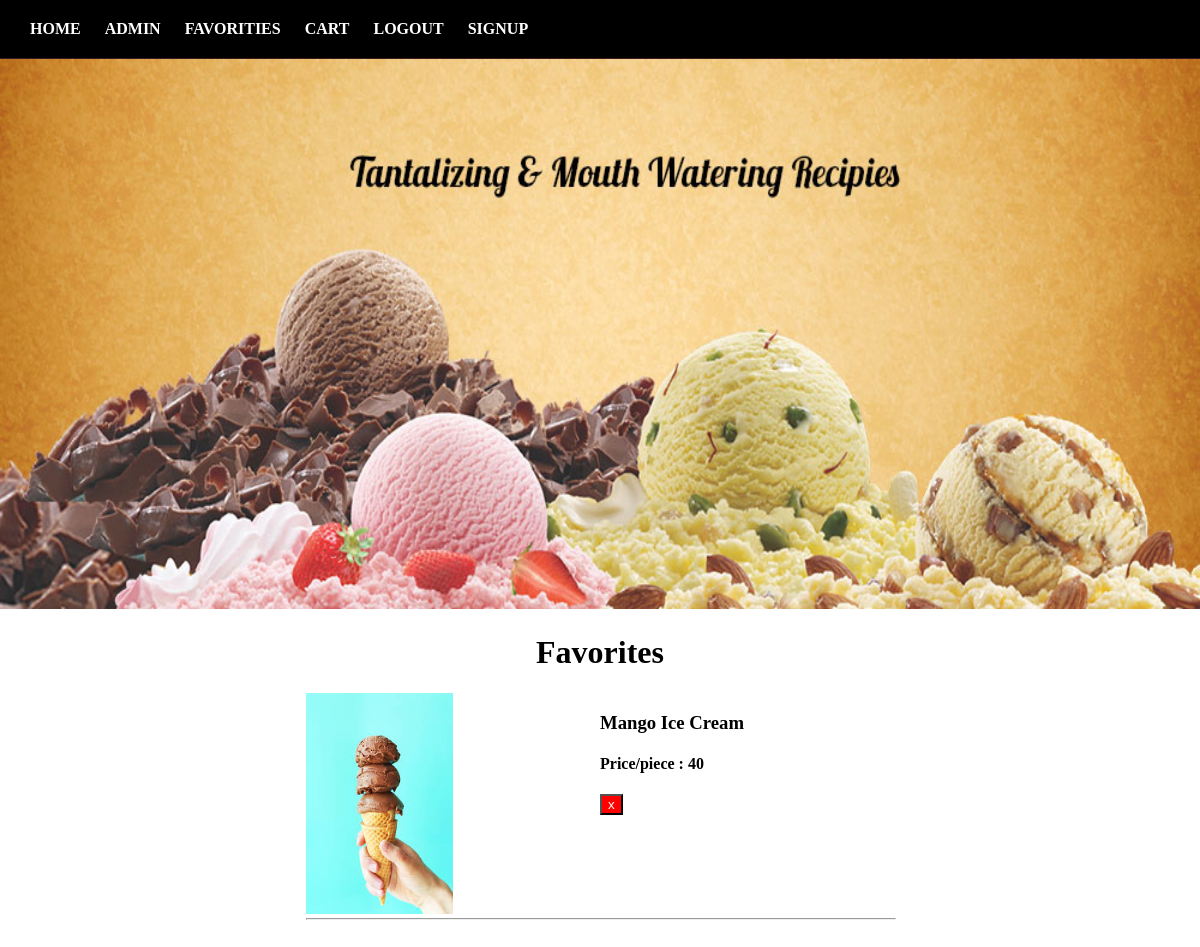
The app's page /favorite.php (signed in) with its own data.
### tables this page shows
CREATE TABLE IF NOT EXISTS `favorites` (
  `id` int(11) NOT NULL AUTO_INCREMENT,
  `productid` int(11) NOT NULL,
  `userid` int(11) NOT NULL,
  PRIMARY KEY (`id`)
);

CREATE TABLE IF NOT EXISTS `addicecream` (
  `id` int(11) NOT NULL AUTO_INCREMENT,
  `name` varchar(255) DEFAULT NULL,
  `ingredients` varchar(255) DEFAULT NULL,
  `expirydate` varchar(150) DEFAULT NULL,
  `discount` varchar(150) DEFAULT NULL,
  `calories` varchar(200) DEFAULT NULL,
  `nutrition` varchar(250) DEFAULT NULL,
  `price` varchar(200) DEFAULT NULL,
  `imagename` varchar(200) DEFAULT NULL,
  PRIMARY KEY (`id`)
);

### favorite.php (the view, shortened to what this page needs)
<?php
include('connection.php');
$userid = 0;
if(isset($_SESSION['userid'])){
$userid = $_SESSION['userid'];
}
$query = "SELECT *,favorites.id FROM favorites INNER JOIN addicecream ON favorites.productid = addicecream.id WHERE favorites.userid=".$userid;
$result = mysqli_query($link,$query);
?>
<!DOCTYPE html>
<html>
<head>
	<link rel="stylesheet" type="text/css" href="style.css">
</head>
<body>
<?php  include('header.php');?>
		<div class="main-cart">
			<h1>Favorites</h1>
			<?php
				if(mysqli_num_rows($result)>0){
			 while($row = mysqli_fetch_assoc($result)){ ?>
		<div class="cart-product"  id="cart-<?php echo $row['id']; ?>">
			<div class="cart-inner-div">
				<img src="images/<?php echo $row['imagename'] ?>" class="img-cart">
			</div>
			<div class="cart-inner-div">
				<h3><?php echo $row['name'] ?></h3>
				<h4>Price/piece : <?php echo $row['price'] ?></h4>
				<button type="btn" class="remove-cart-button" onclick="remove(<?php echo $row['id'] ?>)">x</button>
			</div>
		<hr style="" class="hr-line" />
		</div>
	<?php }}else{
		echo 'no item in favorites';
	}?>
	</div>
</body>
</html>

### style.css (style rules this page uses)
body { margin:0px !important; padding-bottom: 10px; }
hr { margin-bottom: 25px; }
h1 { text-align: center; }
.main-cart { width:70%;margin: auto; }
.cart-product { width: 70%;margin: auto; }
.cart-inner-div { width: 50%;float:left; }
.img-cart { width:50%;margin: auto; }
.remove-cart-button { background: red;color:#fff;margin-bottom: 5px; }
.hr-line { width: 100%; }

### records on screen
favorites: addicecream.imagename (picture), addicecream.name "Mango Ice Cream", addicecream.price "40"
